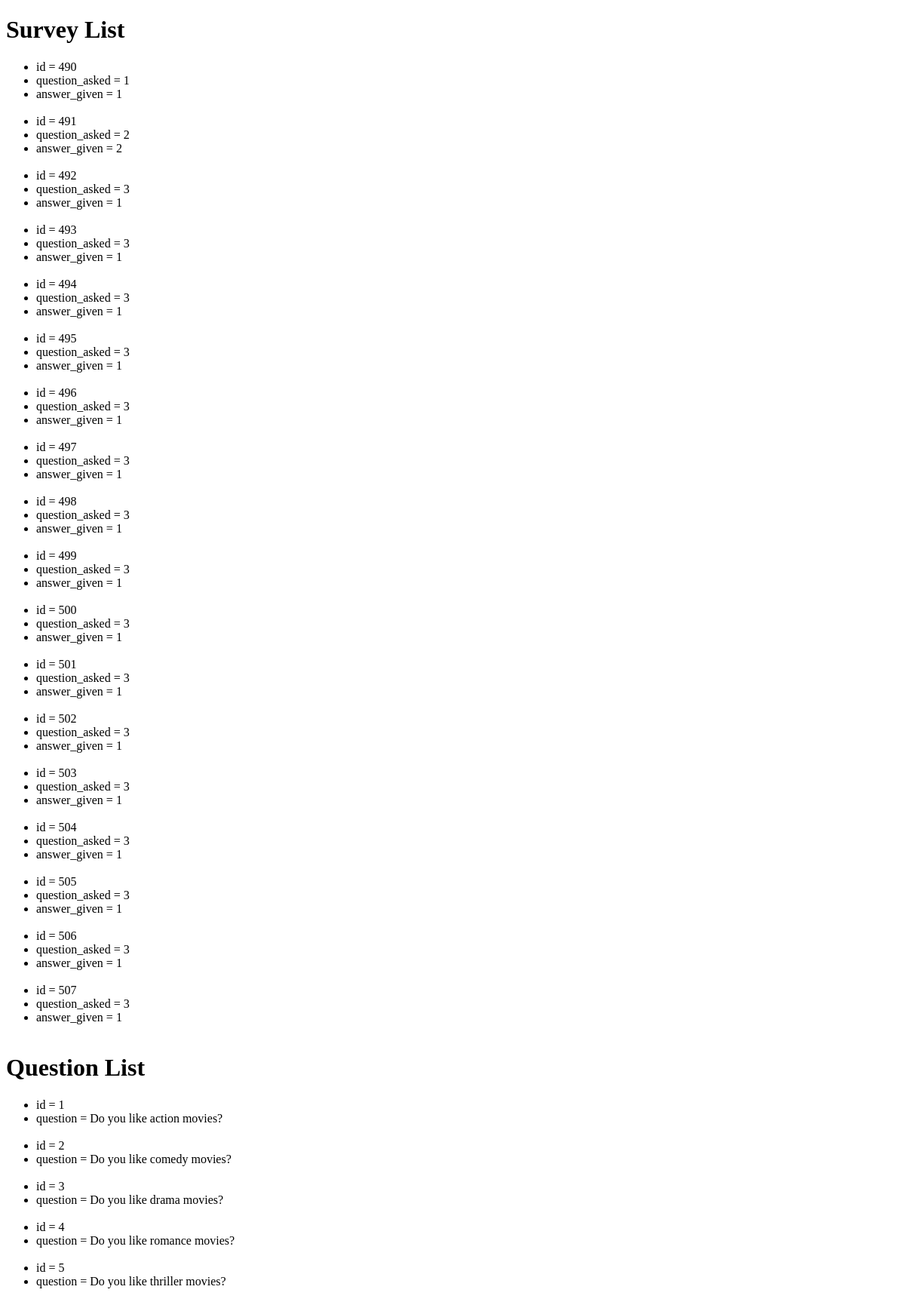
The page /view_database on the database as committed earlier.
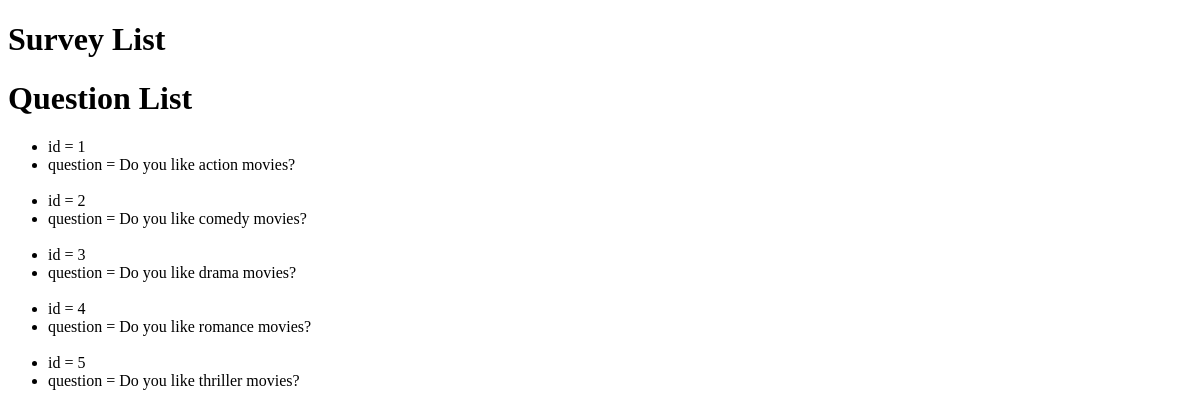
The same page on the database as committed later.
### MovieTree/models.py (models this page shows)
class Survey(models.Model):
    question_asked = models.CharField(max_length=200)
    answer_given = models.CharField(max_length=200)

class Question(models.Model):
    question_text = models.CharField(max_length=200)
    question_keyword = models.CharField(max_length=200, default="null")

### MovieTree/views.py (the view)
# urls.py: url(r'^view_database', views.view_database, name='view_database'),
def view_database(request):
    survey_list = Survey.objects.all()
    question_list = Question.objects.all()
    context = { 'survey_list': survey_list,
                'question_list': question_list
               }
    return render(request, 'MovieTree/view_database.html', context)

### MovieTree/templates/MovieTree/view_database.html (shortened to what this page needs)
<!DOCTYPE html>
<html lang="en">
<head>
    <h1>Survey List</h1>
    <ul>
        {% for survey in survey_list %}
            <li>id = {{ survey.pk }}</li>
            <li>question_asked = {{ survey.question_asked }}</li>
            <li>answer_given = {{ survey.answer_given }}</li>
            <br>
    {% endfor %}
    </ul>
    <h1>Question List</h1>
    <ul>
        {% for question in question_list %}
            <li>id = {{ question.pk }}</li>
            <li>question = {{ question.question_text }}</li>
            <br>
    {% endfor %}
    </ul>
</head>
<body>
</body>
</html>

Rows that differ between the two databases and show on the page:
removed Survey: pk "490", question_asked "1", answer_given "1"
removed Survey: pk "491", question_asked "2", answer_given "2"
removed Survey: pk "492", question_asked "3", answer_given "1"
removed Survey: pk "493", question_asked "3", answer_given "1"
removed Survey: pk "494", question_asked "3", answer_given "1"
removed Survey: pk "495", question_asked "3", answer_given "1"
removed Survey: pk "496", question_asked "3", answer_given "1"
removed Survey: pk "497", question_asked "3", answer_given "1"
removed Survey: pk "498", question_asked "3", answer_given "1"
removed Survey: pk "499", question_asked "3", answer_given "1"
removed Survey: pk "500", question_asked "3", answer_given "1"
removed Survey: pk "501", question_asked "3", answer_given "1"
removed Survey: pk "502", question_asked "3", answer_given "1"
removed Survey: pk "503", question_asked "3", answer_given "1"
removed Survey: pk "504", question_asked "3", answer_given "1"
removed Survey: pk "505", question_asked "3", answer_given "1"
removed Survey: pk "506", question_asked "3", answer_given "1"
removed Survey: pk "507", question_asked "3", answer_given "1"
